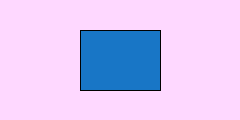
Frame 1 (no input)
Frame 60 (the mouse pressed at the canvas centre just before this capture): identical to frame 1, image omitted
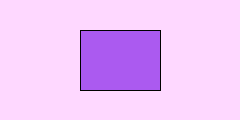
Frame 120 (the mouse held since frame 60 and released just before this capture)

The Processing sketch that drew these frames (run headless with seeded random() and noise(); from frame 60 on, the mouse is pressed at the canvas centre):

// Processing sketch: processing_101786
// ── processing_101786.pde

int x = 80;
int y = 30;
int w = 80;
int h = 60;
void setup() {
 size(240, 120); 
}
void draw() {
 background(254, 216, 255); 
 if ((mouseX > x) && (mouseX < x+w) && 
 (mouseY > y) && (mouseY < y+h)) {
 fill(171, 90, 240); 
 } else {
 fill(24, 118, 198); 
 }
 rect(x, y, w, h);
}
